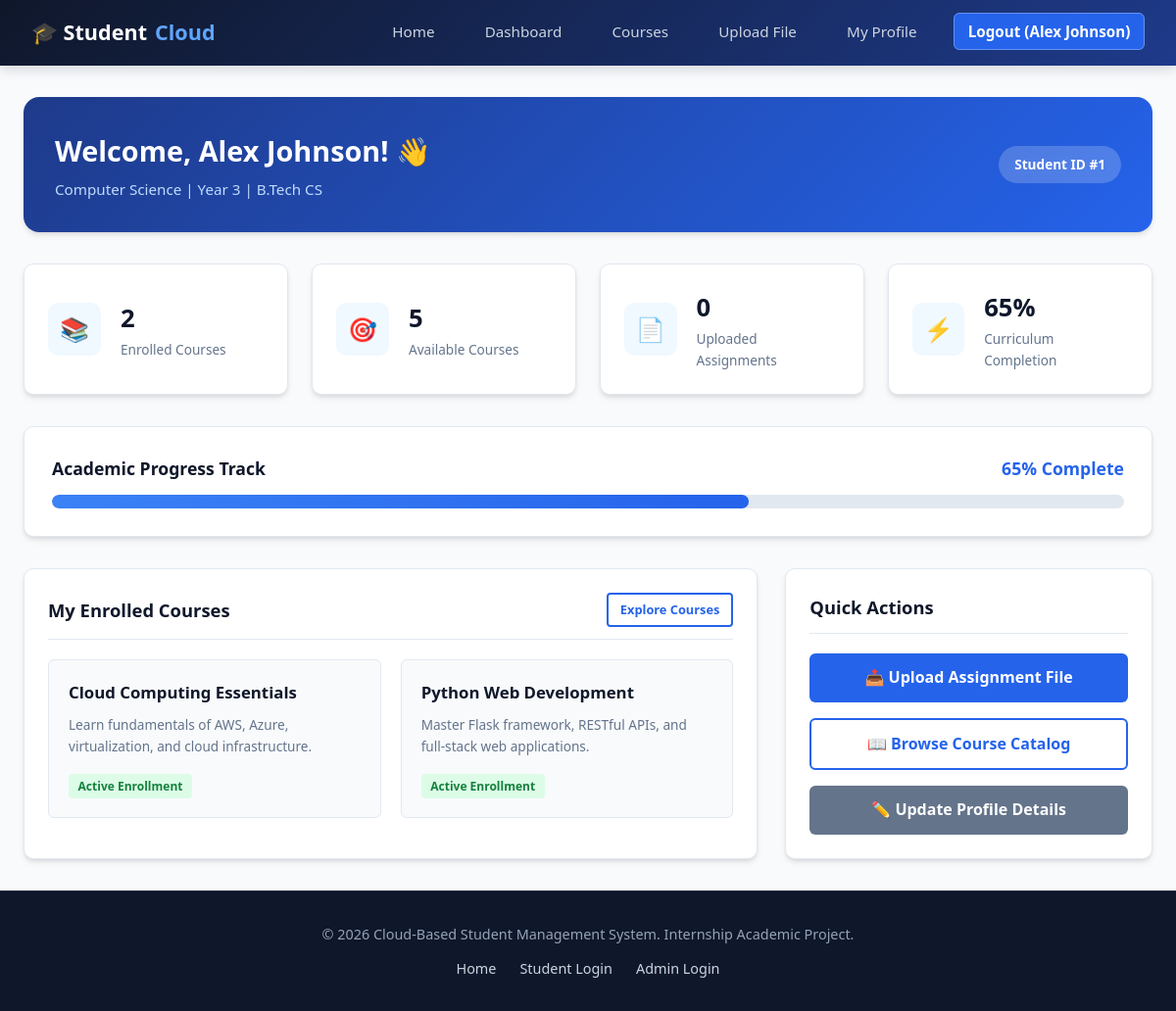
Page /dashboard (signed in) on the committed database.
### tables this page shows
CREATE TABLE students (
    id INTEGER PRIMARY KEY AUTOINCREMENT,
    name TEXT NOT NULL,
    email TEXT UNIQUE NOT NULL,
    password TEXT NOT NULL,
    department TEXT DEFAULT 'Computer Science',
    year INTEGER DEFAULT 1,
    course TEXT DEFAULT 'B.Tech Computer Science',
    progress INTEGER DEFAULT 0
);

CREATE TABLE courses (
    id INTEGER PRIMARY KEY AUTOINCREMENT,
    course_name TEXT NOT NULL,
    course_description TEXT NOT NULL
);

### routes/student.py (the view)
    def wrapper(*args, **kwargs):
        if session.get('role') != 'student':
            flash('Access restricted. Please log in as a student.', 'warning')
            return redirect(url_for('auth.login'))
        return func(*args, **kwargs)

### database/models.py (called while the page is built)
def get_db_connection():
    conn = sqlite3.connect(DB_PATH)
    conn.row_factory = sqlite3.Row
    return conn

def get_student_by_id(student_id):
    conn = get_db_connection()
    student = conn.execute("SELECT * FROM students WHERE id = ?", (student_id,)).fetchone()
    conn.close()
    return student

def get_all_courses():
    conn = get_db_connection()
    courses = conn.execute("SELECT * FROM courses ORDER BY id ASC").fetchall()
    conn.close()
    return courses

def get_enrolled_courses(student_id):
    conn = get_db_connection()
    query = """
        SELECT c.* FROM courses c
        JOIN student_courses sc ON c.id = sc.course_id
        WHERE sc.student_id = ?
    """
    courses = conn.execute(query, (student_id,)).fetchall()
    conn.close()
    return courses

def get_student_uploads(student_id):
    conn = get_db_connection()
    uploads = conn.execute(
        "SELECT * FROM uploads WHERE student_id = ? ORDER BY upload_date DESC",
        (student_id,)
    ).fetchall()
    conn.close()
    return uploads

### routes/student.py (called while the page is built)
def student_required(func):
    def wrapper(*args, **kwargs):
        if session.get('role') != 'student':
            flash('Access restricted. Please log in as a student.', 'warning')
            return redirect(url_for('auth.login'))
        return func(*args, **kwargs)
    wrapper.__name__ = func.__name__
    return wrapper

@student_bp.route('/dashboard')
@student_required
def dashboard():
    student_id = session.get('user_id')
    student = get_student_by_id(student_id)
    if not student:
        session.clear()
        flash('Student record not found.', 'danger')
        return redirect(url_for('auth.login'))
    enrolled = get_enrolled_courses(student_id)
    all_courses = get_all_courses()
    uploads = get_student_uploads(student_id)
    return render_template(
        'dashboard.html',
        student=student,
        enrolled_courses=enrolled,
        total_courses_count=len(all_courses),
        uploads=uploads
    )

### templates/dashboard.html (shortened to what this page needs)
{% extends "base.html" %}
{% block content %}
<div class="dashboard-header">
    <div class="dashboard-user">
        <h1>Welcome, {{ student['name'] }}! 👋</h1>
        <p>{{ student['department'] }} | Year {{ student['year'] }} | {{ student['course'] }}</p>
    </div>
    <div class="dashboard-badge">
        Student ID #{{ student['id'] }}
    </div>
</div>
<div class="metrics-grid">
    <div class="stat-card">
        <div class="stat-icon">📚</div>
        <div class="stat-info">
            <h3>{{ enrolled_courses|length }}</h3>
            <p>Enrolled Courses</p>
        </div>
    </div>
    <div class="stat-card">
        <div class="stat-icon">🎯</div>
        <div class="stat-info">
            <h3>{{ total_courses_count }}</h3>
            <p>Available Courses</p>
        </div>
    </div>
    <div class="stat-card">
        <div class="stat-icon">📄</div>
        <div class="stat-info">
            <h3>{{ uploads|length }}</h3>
            <p>Uploaded Assignments</p>
        </div>
    </div>
    <div class="stat-card">
        <div class="stat-icon">⚡</div>
        <div class="stat-info">
            <h3>{{ student['progress'] }}%</h3>
            <p>Curriculum Completion</p>
        </div>
    </div>
</div>
<div class="progress-card">
    <div class="progress-header">
        <h3>Academic Progress Track</h3>
        <span class="progress-percentage">{{ student['progress'] }}% Complete</span>
    </div>
    <div class="progress-bar-container">
        <div class="progress-bar-fill" style="width: {{ student['progress'] }}%;"></div>
    </div>
</div>
<div class="dashboard-grid">
    <div class="panel-card">
        <div class="panel-header">
            <h3>My Enrolled Courses</h3>
            <a href="{{ url_for('student.courses') }}" class="btn btn-outline btn-sm">Explore Courses</a>
        </div>
        {% if enrolled_courses %}
            <div class="courses-grid">
                {% for course in enrolled_courses %}
                    <div class="course-card">
                        <div>
                            <h4>{{ course['course_name'] }}</h4>
                            <p>{{ course['course_description'] }}</p>
                        </div>
                        <div>
                            <span class="badge-enrolled">Active Enrollment</span>
                        </div>
                    </div>
                {% endfor %}
            </div>
        {% else %}
            <p style="color: var(--text-muted); text-align: center; padding: 2rem 0;">
                You have not enrolled in any courses yet. <a href="{{ url_for('student.courses') }}">Click here to browse courses</a>.
            </p>
        {% endif %}
    </div>
    <div class="panel-card">
        <div class="panel-header">
            <h3>Quick Actions</h3>
        </div>
        <div style="display: flex; flex-direction: column; gap: 1rem;">
            <a href="{{ url_for('student.upload') }}" class="btn btn-primary btn-block">
                📤 Upload Assignment File
            </a>
            <a href="{{ url_for('student.courses') }}" class="btn btn-outline btn-block">
                📖 Browse Course Catalog
            </a>
            <a href="{{ url_for('student.profile') }}" class="btn btn-secondary btn-block">
                ✏️ Update Profile Details
            </a>
        </div>
    </div>
</div>
{% endblock %}

### templates/base.html (shortened to what this page needs)
<!DOCTYPE html>
<html lang="en">
<head>
    <link rel="stylesheet" href="{{ url_for('static', filename='css/style.css') }}">
    <link rel="stylesheet" href="{{ url_for('static', filename='css/dashboard.css') }}">
    <link rel="stylesheet" href="{{ url_for('static', filename='css/admin.css') }}">
</head>
<body>
    <nav class="navbar">
        <a href="{{ url_for('index') }}" class="navbar-brand">
            🎓 Student<span>Cloud</span>
        </a>
        <ul class="nav-menu">
            <li><a href="{{ url_for('index') }}" class="nav-link">Home</a></li>
            {% if session.get('role') == 'student' %}
                <li><a href="{{ url_for('student.dashboard') }}" class="nav-link">Dashboard</a></li>
                <li><a href="{{ url_for('student.courses') }}" class="nav-link">Courses</a></li>
                <li><a href="{{ url_for('student.upload') }}" class="nav-link">Upload File</a></li>
                <li><a href="{{ url_for('student.profile') }}" class="nav-link">My Profile</a></li>
                <li><a href="{{ url_for('auth.logout') }}" class="nav-link nav-btn nav-btn-outline">Logout ({{ session.get('user_name') }})</a></li>
            {% else %}
                <li><a href="{{ url_for('auth.login') }}" class="nav-link">Student Login</a></li>
                <li><a href="{{ url_for('auth.register') }}" class="nav-link nav-btn">Student Register</a></li>
                <li><a href="{{ url_for('auth.admin_login') }}" class="nav-link">Admin Login</a></li>
            {% endif %}
        </ul>
    </nav>
    <main class="main-container">
        {% block content %}{% endblock %}
    </main>
    <footer class="footer">
        <div class="footer-container">
            <p>&copy; 2026 Cloud-Based Student Management System. Internship Academic Project.</p>
            <div class="footer-links">
                <a href="{{ url_for('index') }}">Home</a>
                <a href="{{ url_for('auth.login') }}">Student Login</a>
                <a href="{{ url_for('auth.admin_login') }}">Admin Login</a>
            </div>
        </div>
    </footer>
</body>
</html>

### static/css/style.css (style rules this page uses)
:root { --primary-dark: #0f172a; --primary-blue: #1e3a8a; --accent-blue: #2563eb; --light-blue: #3b82f6; --bg-blue-light: #f0f9ff; --bg-gray: #f8fafc; --text-dark: #1e293b; --text-muted: #64748b; --text-light: #ffffff; --border-color: #e2e8f0; --card-shadow: 0 4px 6px -1px rgba(0, 0, 0, 0.1), 0 2px 4px -1px rgba(0, 0, 0, 0.06); --hover-shadow: 0 10px 15px -3px rgba(37, 99, 235, 0.15), 0 4px 6px -2px rgba(37, 99, 235, 0.05); --radius-sm: 6px; --radius-md: 10px; --radius-lg: 16px; --transition: all 0.25s ease-in-out; }
* { box-sizing: border-box; margin: 0; padding: 0; font-family: 'Segoe UI', system-ui, -apple-system, BlinkMacSystemFont, Roboto, sans-serif; }
body { background-color: var(--bg-gray); color: var(--text-dark); display: flex; flex-direction: column; min-height: 100vh; line-height: 1.6; }
.navbar { background: linear-gradient(135deg, var(--primary-dark) 0%, var(--primary-blue) 100%); color: var(--text-light); padding: 1rem 2rem; display: flex; justify-content: space-between; align-items: center; box-shadow: 0 4px 12px rgba(15, 23, 42, 0.15); position: sticky; top: 0; z-index: 1000; }
.navbar-brand { font-size: 1.35rem; font-weight: 700; color: var(--text-light); text-decoration: none; display: flex; align-items: center; gap: 0.5rem; }
.navbar-brand span { color: #60a5fa; }
.nav-menu { display: flex; align-items: center; list-style: none; gap: 1.5rem; }
.nav-link { color: #cbd5e1; text-decoration: none; font-weight: 500; font-size: 0.95rem; padding: 0.5rem 0.85rem; border-radius: var(--radius-sm); transition: var(--transition); }
.nav-btn { background-color: var(--accent-blue); color: var(--text-light) !important; font-weight: 600; }
.nav-btn-outline { border: 1px solid rgba(255, 255, 255, 0.3); color: var(--text-light) !important; }
.main-container { flex: 1; max-width: 1200px; width: 100%; margin: 2rem auto; padding: 0 1.5rem; }
.btn { display: inline-block; padding: 0.75rem 1.5rem; font-size: 1rem; font-weight: 600; border-radius: var(--radius-sm); text-decoration: none; cursor: pointer; border: none; transition: var(--transition); text-align: center; }
.btn-primary { background-color: var(--accent-blue); color: var(--text-light); }
.btn-secondary { background-color: #64748b; color: var(--text-light); }
.btn-outline { background-color: transparent; border: 2px solid var(--accent-blue); color: var(--accent-blue); }
.btn-block { width: 100%; }
.footer { background-color: var(--primary-dark); color: #94a3b8; padding: 2rem 0; text-align: center; font-size: 0.9rem; margin-top: auto; border-top: 1px solid #1e293b; }
.footer-container { max-width: 1200px; margin: 0 auto; padding: 0 1.5rem; }
.footer p { margin-bottom: 0.5rem; }
.footer-links { display: flex; justify-content: center; gap: 1.5rem; margin-top: 0.75rem; }
.footer-links a { color: #cbd5e1; text-decoration: none; }

### static/css/admin.css (style rules this page uses)
.btn-sm { padding: 0.35rem 0.75rem; font-size: 0.8rem; border-radius: 4px; }

### rows in the picture
students: get "Alex Johnson", name "Alex Johnson", department "Computer Science", year "3", course "B.Tech CS", id "1", progress "65"
courses: course_name "Cloud Computing Essentials", course_description "Learn fundamentals of AWS, Azure, virtualization, and cloud infrastructure."
courses: course_name "Python Web Development", course_description "Master Flask framework, RESTful APIs, and full-stack web applications."

### other values in the picture
{{ enrolled_courses|length }} "2"
{{ total_courses_count }} "5"
{{ uploads|length }} "0"
